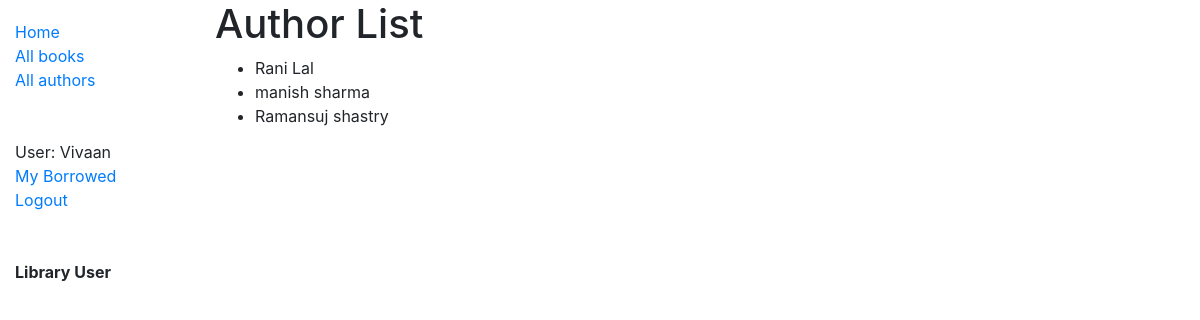
/authors/ (signed in), run on the app's committed database.
### catalog/models.py (models this page shows, shortened)
class Author(models.Model):
	first_name = models.CharField(max_length=100)
	last_name = models.CharField(max_length=100)
	date_of_birth = models.DateField(null=True, blank=True)
	date_of_death = models.DateField('died', null=True, blank=True)
	class Meta:
		ordering = ['last_name','first_name']

### catalog/views.py (the view)
# urls.py: url(r'^authors/',AuthorListView.as_view(),name='authors'),
class AuthorListView(ListView):
	model = Author
	context_object_name = 'author_list'
	queryset = Author.objects.all()[:5]
	template_name = "catalog/author_list.html"

### catalog/templates/catalog/author_list.html
{% extends 'base.html' %}
{% block content %}
{% if author_list %}
<h1>Author List</h1>
<ul>
{% for author in author_list %}
<li>{{ author.first_name }} {{ author.last_name }}</li>
{% endfor %}
</ul>
{% endif %}
{% endblock %}

### myjaan/templates/base.html (shortened to what this page needs)
<!DOCTYPE html>
<html lang="en">
<head>
  <link rel="stylesheet" href="https://cdn.jsdelivr.net/npm/bootstrap@4.5.3/dist/css/bootstrap.min.css">
  {% load static %}
  <link rel="stylesheet" href="{% static 'css/styles.css' %}">
</head>
<body>
  <div class="container-fluid">
    <div class="row">
      <div class="col-sm-2">
      {% block sidebar %}
        <ul class="sidebar-nav">
          <li><a href="{% url 'catalog:index' %}">Home</a></li>
          <li><a href="{% url 'catalog:books'%}">All books</a></li>
          <li><a href="{% url 'catalog:authors' %}">All authors</a></li>
          <br>
          <br>
          {% if user.is_authenticated %}
          <li>User: {{ user.get_username }}</li>
          <li><a href="{% url 'catalog:my-borrowed' %}">My Borrowed</a></li>
          <li><a href="{% url 'logout'%}?next={{request.path}}">Logout</a></li>
          <br>
          <br>
          {%  if user.is_staff %}
          <p><b>Staff</b></p>
          <li><a href="{% url 'catalog:all-borrowed'%}">All Borrowed</a></li>
          {% else %}
          <p><b>Library User</b></p>
          {% endif %}
          {% else %}
          <li><a href="{% url 'login'%}?next={{request.path}}">Login</a></li>
          {% endif %}
        </ul>
     {% endblock %}
      </div>
      <div class="col-sm-10 ">{% if user.is_authenticated %}
        {% block content %}{% endblock %}
        {% else %}
        {% block login %}
        {% endblock %}
        {% endif %}
      </div>
    </div>
  </div>
</body>
</html>

### catalog/static/css/styles.css (style rules this page uses)
.sidebar-nav { margin-top: 20px; padding: 0; list-style: none; }

### data on the page
Author: first_name "Rani", last_name "Lal"
Author: first_name "manish", last_name "sharma"
Author: first_name "Ramansuj", last_name "shastry"

### other printed values
{{ user.get_username }} "Vivaan"
